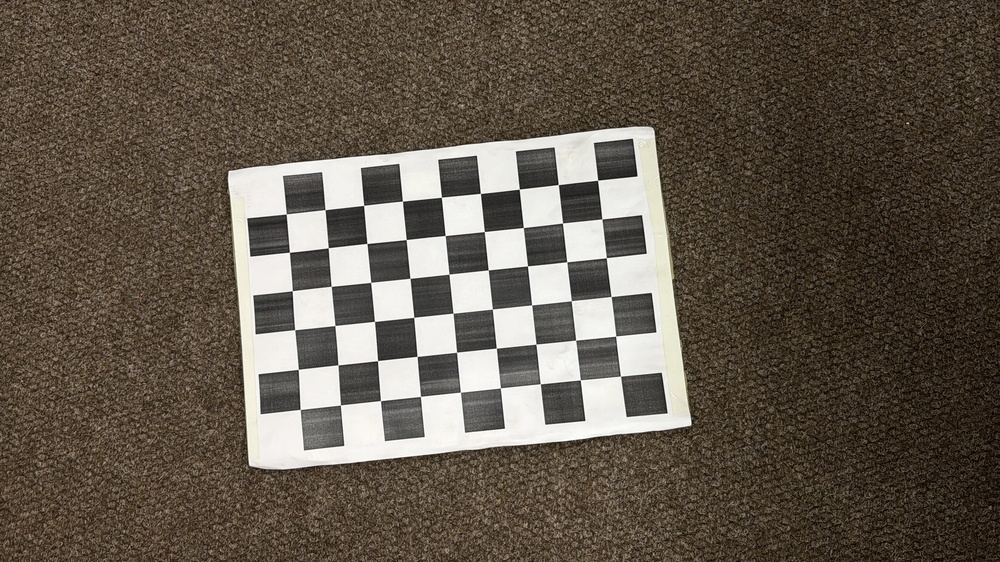
#> input picture sprint1/calibration_images/IMG_7194.jpg, 1000 x 562 px, shrunk from 3520 x 1980 before the run; its folder holds only this picture in this run
$ python calibrate_camera.py
#> lines starting #> are read from the running program, lines starting #| are printed output that depends on the picture; after the words box and inside, x2 and y2 are one past the last pixel; in counts of white or black regions, pixels touching at a corner belong together; long printed decimals are rounded
import numpy as np
import cv2
import glob
import pickle


import os
import glob

# 1. Check where we are running
current_dir = os.getcwd()
print(f"Current Working Directory: {current_dir}")

# 2. Check if folder exists
folder_path = os.path.join(current_dir, 'calibration_images')
if os.path.exists(folder_path):
    print(f"Folder 'calibration_images' FOUND at: {folder_path}")

    # 3. Check for contents
    files = os.listdir(folder_path)
    print(f"   Contents: {files[:5]} ... (showing first 5)")

    # 4. Check specifically for .jpg
    jpgs = glob.glob('calibration_images/*.jpg')
    print(f"   .jpg files found by glob: {len(jpgs)}")

    if len(jpgs) == 0:
        print("ERROR: Folder exists but contains no '.jpg' files.")
        print("   -> Check if your files are .jpeg, .png, or have capital .JPG extensions.")
else:
    print(f"ERROR: Folder 'calibration_images' NOT FOUND in {current_dir}")
    print("   -> Did you create the folder? Is the name exact?")

# --- CONFIGURATION ---
# Define the number of INNER corners in your checkerboard
# (e.g., if the board is 8x6 squares, the inner corners are 7x5)
CHECKERBOARD_DIMS = (9, 6)

# Size of one square in real units (e.g., 30mm or 3cm)
# This is less critical for undistortion, but good practice.
SQUARE_SIZE = 30

# Arrays to store object points and image points from all the images.
objpoints = [] # 3d point in real world space
imgpoints = [] # 2d points in image plane.

# Prepare object points, like (0,0,0), (1,0,0), (2,0,0) ....,(6,5,0)
# This defines the "ideal" flat board structure.
objp = np.zeros((CHECKERBOARD_DIMS[0] * CHECKERBOARD_DIMS[1], 3), np.float32)
objp[:, :2] = np.mgrid[0:CHECKERBOARD_DIMS[0], 0:CHECKERBOARD_DIMS[1]].T.reshape(-1, 2)
objp = objp * SQUARE_SIZE

# Load images
images = glob.glob('calibration_images/*.jpg') # Ensure format matches your phone's output

print(f"Found {len(images)} images. Starting processing...")

for fname in images:
    img = cv2.imread(fname)
#> img is the input picture: shape (562, 1000, 3); mean B, G, R 75.4, 87.2, 96.9
    gray = cv2.cvtColor(img, cv2.COLOR_BGR2GRAY)

    # Find the chess board corners
    # ret is a boolean: True if corners are found
    ret, corners = cv2.findChessboardCorners(gray, CHECKERBOARD_DIMS, None)
#> ret = True; corners = 54 rows, first 8: [620.6, 376.2], [580.3, 379.9], [540.4, 383.8], [500.4, 387.9], [460.4, 392.2], [420.5, 396.4], [380.5, 400.6], [340.5, 404.9]

    # If found, add object points, image points (after refining them)
    if ret == True:
        print(f"Corners found in {fname}")
        objpoints.append(objp)

        # Increases accuracy by finding sub-pixel corner locations
        corners2 = cv2.cornerSubPix(gray, corners, (11, 11), (-1, -1),
                                    (cv2.TERM_CRITERIA_EPS + cv2.TERM_CRITERIA_MAX_ITER, 30, 0.001))
#> corners2 = 54 rows, first 8: [620.6, 376.2], [580.3, 379.8], [540.3, 383.8], [500.4, 387.8], [460.5, 392.2], [420.5, 396.4], [380.4, 400.6], [340.5, 405]
        imgpoints.append(corners2)

        # Optional: Draw and display the corners to verify
        # cv2.drawChessboardCorners(img, CHECKERBOARD_DIMS, corners2, ret)
        # cv2.imshow('img', img)
        # cv2.waitKey(500)
    else:
        print(f"Warning: Could not find corners in {fname}")

cv2.destroyAllWindows()

# --- CALIBRATION ---
print("Calibrating camera... (this may take a moment)")
ret, mtx, dist, rvecs, tvecs = cv2.calibrateCamera(objpoints, imgpoints, gray.shape[::-1], None, None)
#> ret = 0.242; mtx = [[955.4, 0, 496.9], [0, 948.1, 259.9], [0, 0, 1]]; dist = [[0.367, -9.59, -0.000557, -0.00157, 103.4]]; rvecs = ([0.0545, 0.176, 3.03],); tvecs = ([92.01, 87.11, 714.3],)

# --- OUTPUT RESULTS ---
print("\n calibration successful!")
print("\nCamera Matrix (K):\n", mtx)
#| Camera Matrix (K):
#|  [[955.387   0.         496.903]
#|  [  0.         948.078 259.889]
#|  [  0.           0.           1.        ]]
print("\nDistortion Coefficients (D):\n", dist)
#| Distortion Coefficients (D):
#|  [[ 3.67374841e-01 -9.59376317e+00 -5.56572814e-04 -1.57071631e-03
#|    1.03361789e+02]]

# --- SAVE DATA FOR SPRINT 1 USE ---
# You need these values for the next step (Warp Perspective)
data = {
    "camera_matrix": mtx,
    "dist_coeff": dist
}
#> data = {'camera_matrix': [[955.4, 0, 496.9], [0, 948.1, 259.9], [0, 0, 1]], 'dist_coeff': [[0.367, -9.59, -0.000557, -0.00157, 103.4]]}

with open("camera_calibration.pkl", "wb") as f:
    pickle.dump(data, f)

print("\nCalibration data saved to 'camera_calibration.pkl'")


# --- VERIFICATION BLOCK ---

# 1. VISUALIZE DETECTED CORNERS
# Take the last processed image
img_with_corners = cv2.imread(images[0])
gray_corners = cv2.cvtColor(img_with_corners, cv2.COLOR_BGR2GRAY)
ret, corners = cv2.findChessboardCorners(gray_corners, CHECKERBOARD_DIMS, None)
#> ret = True

if ret:
    cv2.drawChessboardCorners(img_with_corners, CHECKERBOARD_DIMS, corners, ret)
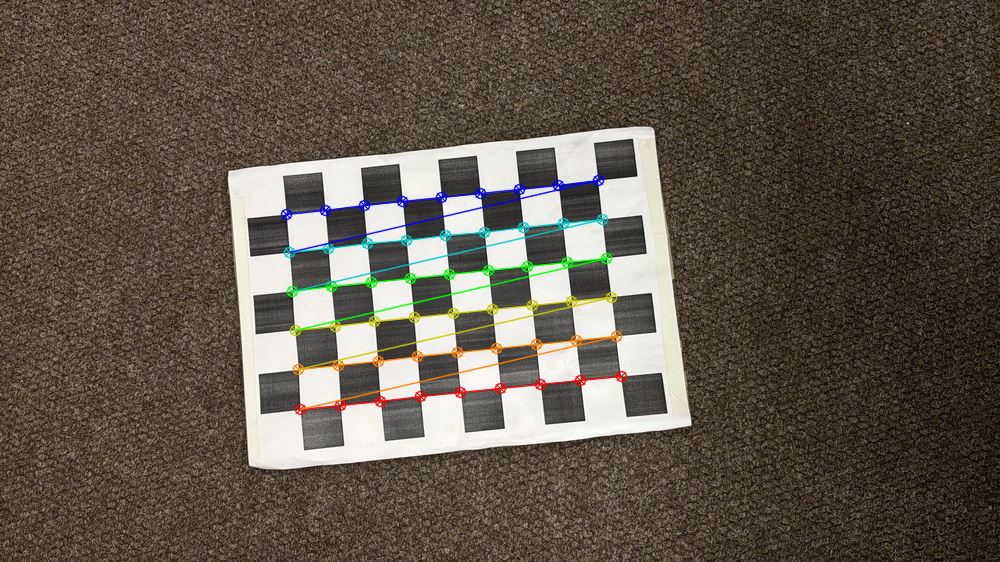
#> img_with_corners: shape (562, 1000, 3); 2.58% of pixels changed, all inside (x1, y1, x2, y2) = (280, 174, 628, 416)
    cv2.imwrite('verification_1_corners_found.jpg', img_with_corners)
    print("\n[Check 1] Saved 'verification_1_corners_found.jpg'. Open this to see if corners are mapped correctly.")

# 2. VISUALIZE UNDISTORTION (The "Straight Lines" Check)
# We will take a raw image and apply the calibration matrix to it.
raw_img = cv2.imread(images[0])
h,  w = raw_img.shape[:2]

# Get the optimal new camera matrix (removes black edges if necessary)
newcameramtx, roi = cv2.getOptimalNewCameraMatrix(mtx, dist, (w,h), 1, (w,h))
#> newcameramtx = [[2092.2, 0, 495.1], [0, 973.1, 262.5], [0, 0, 1]]; roi = (278, 201, 428, 121)

# Undistort
undistorted_img = cv2.undistort(raw_img, mtx, dist, None, newcameramtx)
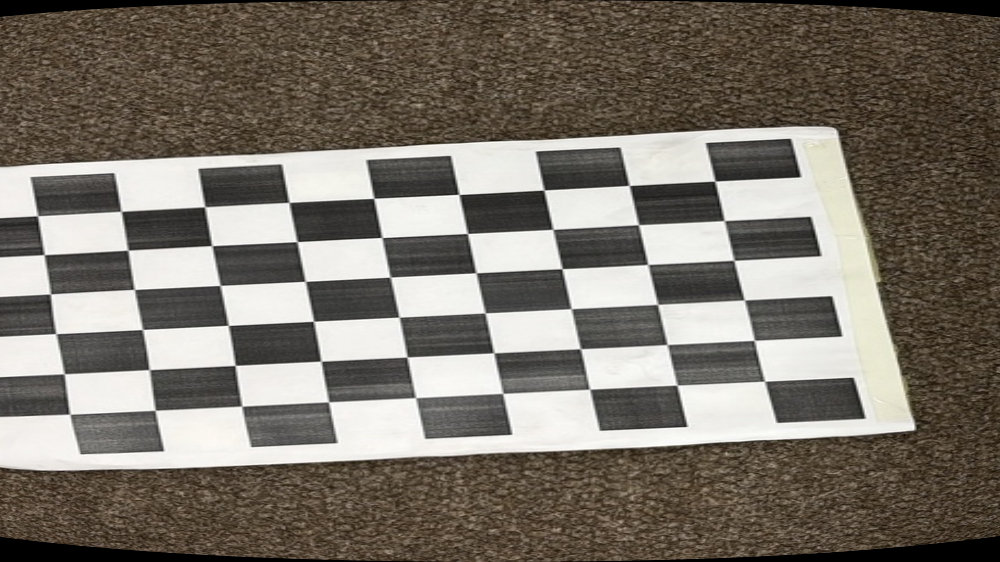
#> undistorted_img: shape (562, 1000, 3); mean B, G, R 105.5, 115, 121.6

# Crop the image (optional, if the undistortion adds black borders)
# x, y, w, h = roi
# undistorted_img = undistorted_img[y:y+h, x:x+w]

# Save the comparison
cv2.imwrite('verification_2_undistorted.jpg', undistorted_img)
print("[Check 2] Saved 'verification_2_undistorted.jpg'. Compare this with the original.")
print("   - Look at the edges of the checkerboard or straight lines in the background.")
print("   - In the undistorted image, they should be perfectly straight, not bowed.")

$ run again, on sprint1/calibration_images/IMG_7198.jpg
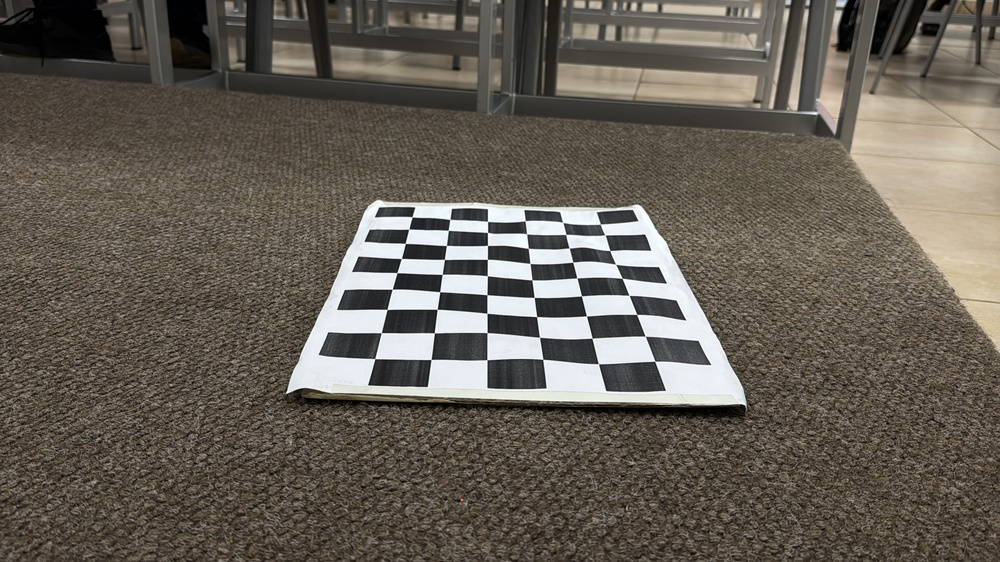
#> input picture sprint1/calibration_images/IMG_7198.jpg, 1000 x 562 px, shrunk from 3520 x 1980 before the run
#> img is the input picture: shape (562, 1000, 3); mean B, G, R 85.5, 94.8, 101.7
#> `ret, corners = cv2.findChessboardCorners(gray, CHECKERBOARD_DIMS, None)`: ret = True; corners = 54 rows, first 8: [600.3, 224.1], [604.9, 234.9], [609.8, 250.5], [615.6, 264.2], [622.1, 278.3], [629.1, 295.4], [636.7, 314.4], [645.3, 336.3]
#> corners2 = 54 rows, first 8: [602.7, 229.6], [602.7, 229.6], [611.5, 256.4], [615.6, 264.3], [622.1, 278.1], [629, 295.4], [636.7, 314.3], [645.2, 336.1]
#> `ret, mtx, dist, rvecs, tvecs = cv2.calibrateCamera(objpoints, imgpoint..`: ret = 3.19; mtx = [[790.5, 0, 549.2], [0, 653, 260.6], [0, 0, 1]]; dist = [[-2.44, 61.17, -0.0625, 0.0221, -417.2]]; rvecs = ([-0.945, 0.794, 1.37],); tvecs = ([40.4, -36.66, 624.9],)
#| Camera Matrix (K):
#|  [[790.504    0.         549.215]
#|  [  0.         652.987 260.552]
#|  [  0.           0.           1.        ]]
#| Distortion Coefficients (D):
#|  [[-2.44303994e+00  6.11743024e+01 -6.25369335e-02  2.20920669e-02
#|   -4.17170389e+02]]
#> data = {'camera_matrix': [[790.5, 0, 549.2], [0, 653, 260.6], [0, 0, 1]], 'dist_coeff': [[-2.44, 61.17, -0.0625, 0.0221, -417.2]]}
#> `ret, corners = cv2.findChessboardCorners(gray_corners, CHECKERBOARD_DI..`: ret = True
#> `cv2.drawChessboardCorners(img_with_corners, CHECKERBOARD_DIMS, corners..`:
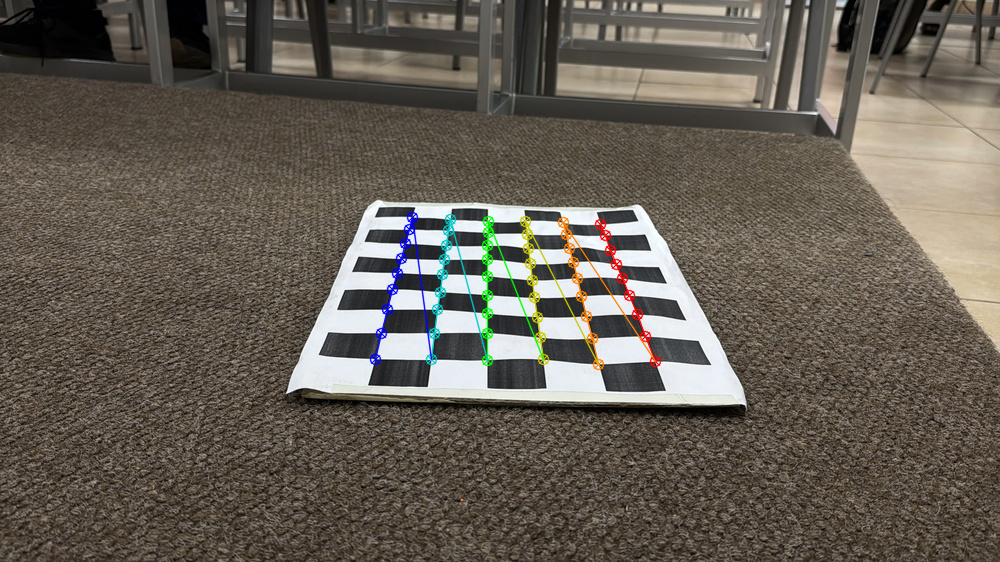
#> img_with_corners: shape (562, 1000, 3); 1.61% of pixels changed, all inside (x1, y1, x2, y2) = (369, 211, 662, 371)
#> newcameramtx = [[790.5, 0, 549.2], [0, 653, 260.6], [0, 0, 1]]; roi = (0, 0, 999, 561)
#> `undistorted_img = cv2.undistort(raw_img, mtx, dist, None, newcameramtx)`:
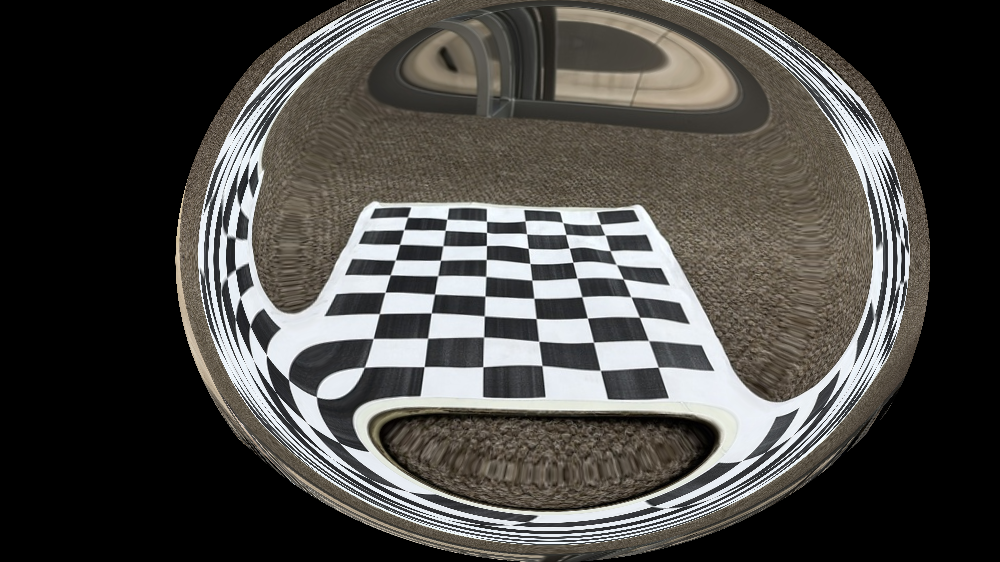
#> undistorted_img: shape (562, 1000, 3); mean B, G, R 69.6, 72.9, 74.7

$ run again, on sprint1/calibration_images/IMG_7199.jpg
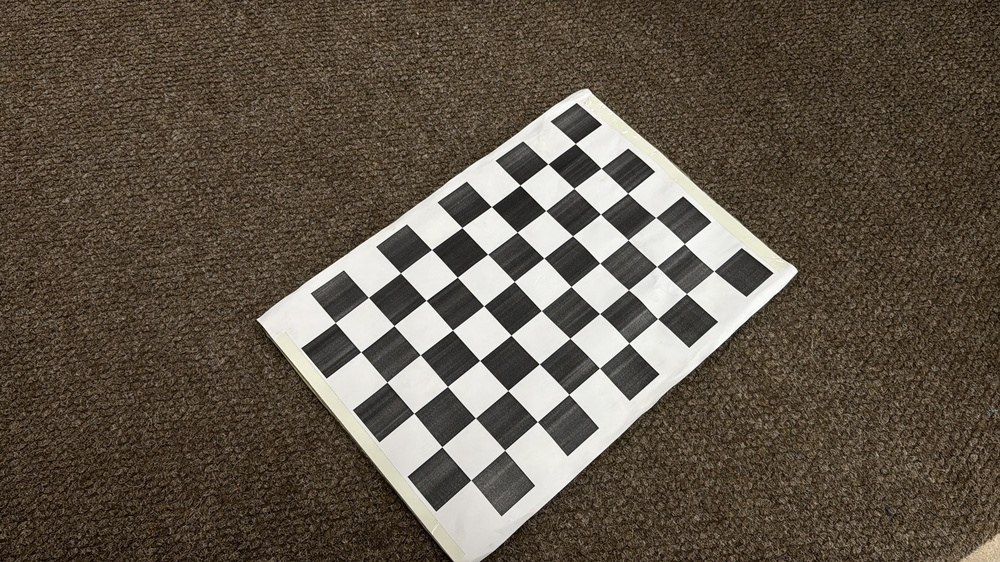
#> input picture sprint1/calibration_images/IMG_7199.jpg, 1000 x 562 px, shrunk from 3520 x 1980 before the run
#> img is the input picture: shape (562, 1000, 3); mean B, G, R 73, 85.9, 95.8
#> `ret, corners = cv2.findChessboardCorners(gray, CHECKERBOARD_DIMS, None)`: ret = True; corners = 54 rows, first 8: [713.8, 271], [686.4, 293.6], [657.6, 318.6], [628.8, 343.1], [599.5, 368.1], [568.8, 394.4], [537.4, 421.6], [504.6, 450.2]
#> corners2 = 54 rows, first 8: [713.7, 271], [686.4, 293.6], [657.6, 318.6], [628.8, 343.1], [599.5, 368], [568.8, 394.4], [537.4, 421.6], [504.7, 450.2]
#> `ret, mtx, dist, rvecs, tvecs = cv2.calibrateCamera(objpoints, imgpoint..`: ret = 0.474; mtx = [[1049.6, 0, 520.7], [0, 1115.6, 287.1], [0, 0, 1]]; dist = [[-0.973, 69.53, 0.00477, 0.0128, -1185.3]]; rvecs = ([-0.316, 0.645, 2.34],); tvecs = ([144.3, -11.66, 790.8],)
#| Camera Matrix (K):
#|  [[1.04960919e+03 0.00000000e+00 5.20742846e+02]
#|  [0.00000000e+00 1.11564177e+03 2.87060091e+02]
#|  [0.00000000e+00 0.00000000e+00 1.00000000e+00]]
#| Distortion Coefficients (D):
#|  [[-9.73003391e-01  6.95301269e+01  4.76957476e-03  1.28149182e-02
#|   -1.18532398e+03]]
#> data = {'camera_matrix': [[1049.6, 0, 520.7], [0, 1115.6, 287.1], [0, 0, 1]], 'dist_coeff': [[-0.973, 69.53, 0.00477, 0.0128, -1185.3]]}
#> `ret, corners = cv2.findChessboardCorners(gray_corners, CHECKERBOARD_DI..`: ret = True
#> `cv2.drawChessboardCorners(img_with_corners, CHECKERBOARD_DIMS, corners..`:
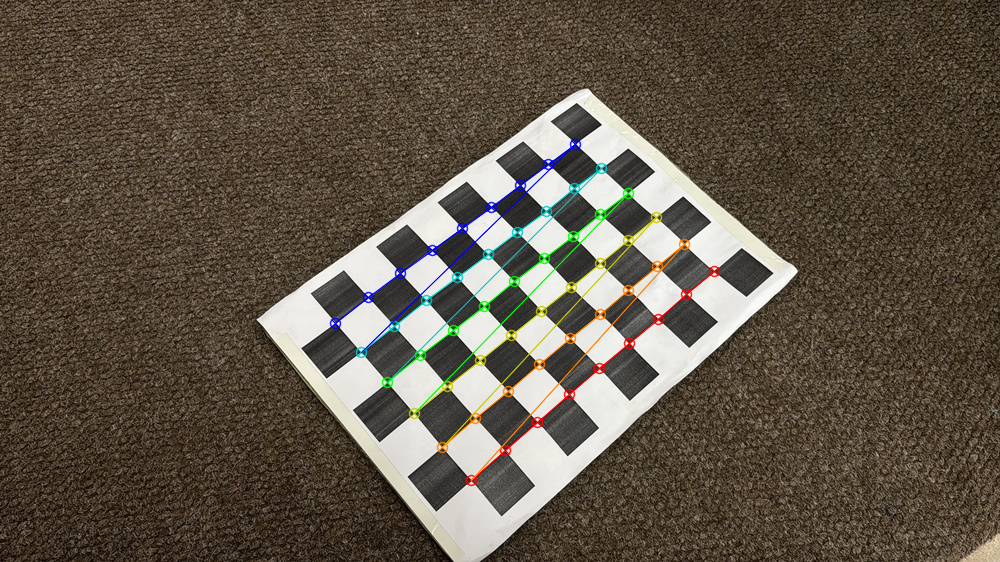
#> img_with_corners: shape (562, 1000, 3); 2.15% of pixels changed, all inside (x1, y1, x2, y2) = (329, 138, 721, 487)
#> newcameramtx has the same summary as mtx; roi = (0, 0, 999, 561)
#> `undistorted_img = cv2.undistort(raw_img, mtx, dist, None, newcameramtx)`:
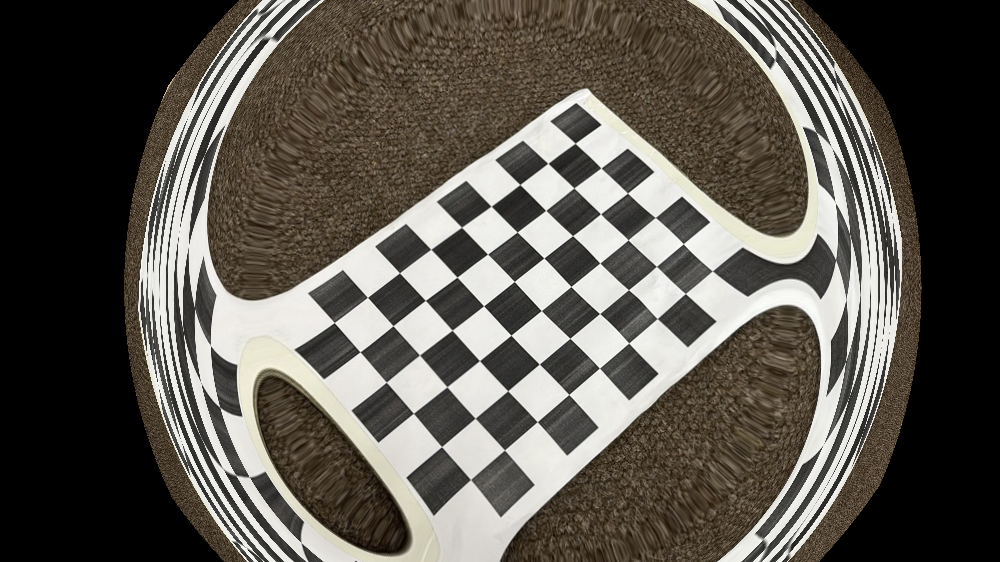
#> undistorted_img: shape (562, 1000, 3); mean B, G, R 79.7, 86.9, 91.3
